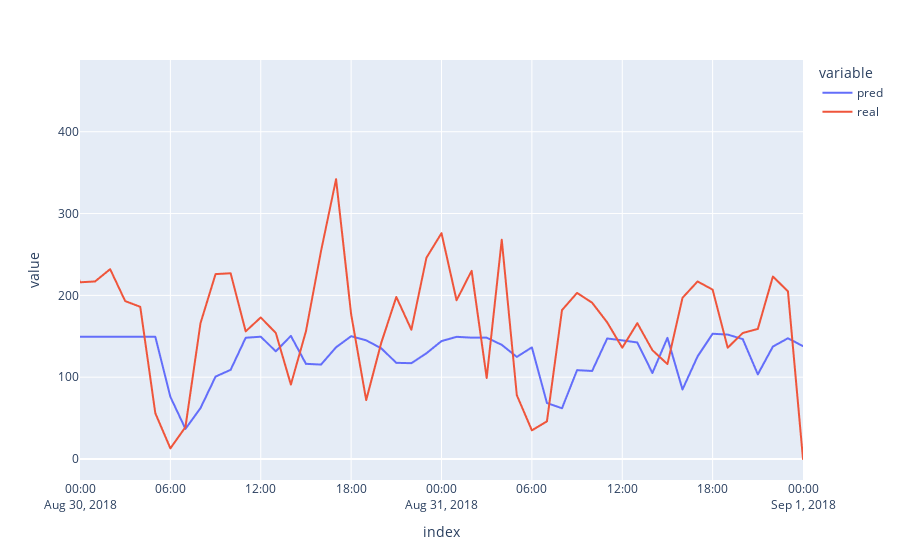

The notebook cell this image was saved under:
### Markdown cell above
#### LightGBM

### Code cell
lgb_train = lgb.Dataset(X_train, y_train)
lgb_eval = lgb.Dataset(X_test, y_test)

lgb_params = {
    "boosting_type": "gbdt",
    "objective": "regression",
    "metric": {"l2", "l1"},
    "num_leaves": 31,
    "learning_rate": 0.05,
    "feature_fraction": 0.9,
    "bagging_fraction": 0.8,
    "bagging_freq": 5,
    "verbose": 0,
}

lgb_model = lgb.train(lgb_params, lgb_train, valid_sets=lgb_eval)

lgb_predictions = lgb_model.predict(X_test, num_iteration=lgb_model.best_iteration)


rmse = root_mean_squared_error(y_test, lgb_predictions)
print(f"RMSE: {rmse:.2f}")

data_predict = pd.DataFrame(data={"pred":lgb_predictions,"real":y_test})
fig = px.line(data_predict)
fig.update_layout(xaxis=dict(range=["2018-08-30", "2018-09-01"]))
fig.show()

### Figure 1 — Plotly figure (JSON) as saved in the notebook; plotly's stock layout.template omitted (floating-point values rounded to 4 significant figures; data arrays with more than 128 entries replaced by an {"elided": "..."} marker saying what was removed)
{"data": [{"hovertemplate": "variable=pred<br>index=%{x}<br>value=%{y}<extra></extra>", "legendgroup": "pred", "line": {"color": "#636efa", "dash": "solid"}, "marker": {"symbol": "circle"}, "mode": "lines", "name": "pred", "showlegend": true, "type": "scattergl", "x": {"elided": "883 str values"}, "xaxis": "x", "y": {"elided": "883 float values"}, "yaxis": "y"}, {"hovertemplate": "variable=real<br>index=%{x}<br>value=%{y}<extra></extra>", "legendgroup": "real", "line": {"color": "#EF553B", "dash": "solid"}, "marker": {"symbol": "circle"}, "mode": "lines", "name": "real", "showlegend": true, "type": "scattergl", "x": {"elided": "883 str values"}, "xaxis": "x", "y": {"elided": "883 int values"}, "yaxis": "y"}], "layout": {"legend": {"title": {"text": "variable"}, "tracegroupgap": 0}, "margin": {"t": 60}, "xaxis": {"anchor": "y", "domain": [0, 1], "range": ["2018-08-30", "2018-09-01"], "title": {"text": "index"}}, "yaxis": {"anchor": "x", "domain": [0, 1], "title": {"text": "value"}}}}
